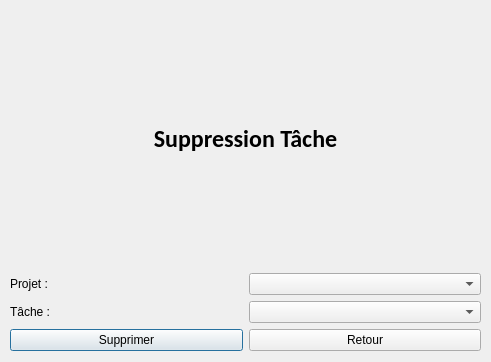
<?xml version="1.0" encoding="UTF-8"?>
<ui version="4.0">
 <class>SuppressionTache</class>
 <widget class="QDialog" name="SuppressionTache">
  <property name="windowModality">
   <enum>Qt::WindowModal</enum>
  </property>
  <property name="geometry">
   <rect>
    <x>0</x>
    <y>0</y>
    <width>491</width>
    <height>362</height>
   </rect>
  </property>
  <property name="windowTitle">
   <string>Suppression tache</string>
  </property>
  <widget class="QWidget" name="verticalLayoutWidget">
   <property name="geometry">
    <rect>
     <x>10</x>
     <y>10</y>
     <width>471</width>
     <height>341</height>
    </rect>
   </property>
   <layout class="QVBoxLayout" name="verticalLayout">
    <item>
     <widget class="QLabel" name="label">
      <property name="font">
       <font>
        <family>Calibri</family>
        <pointsize>18</pointsize>
        <weight>75</weight>
        <bold>true</bold>
        <underline>false</underline>
       </font>
      </property>
      <property name="text">
       <string>Suppression Tâche</string>
      </property>
      <property name="alignment">
       <set>Qt::AlignCenter</set>
      </property>
     </widget>
    </item>
    <item>
     <layout class="QVBoxLayout" name="verticalLayout_2">
      <item>
       <layout class="QHBoxLayout" name="horizontalLayout">
        <item>
         <widget class="QLabel" name="label_3">
          <property name="text">
           <string>Projet :</string>
          </property>
         </widget>
        </item>
        <item>
         <widget class="QComboBox" name="comboBoxProjet"/>
        </item>
       </layout>
      </item>
      <item>
       <layout class="QHBoxLayout" name="horizontalLayout_2">
        <item>
         <widget class="QLabel" name="label_4">
          <property name="text">
           <string>Tâche :</string>
          </property>
         </widget>
        </item>
        <item>
         <widget class="QComboBox" name="comboBoxTache"/>
        </item>
       </layout>
      </item>
     </layout>
    </item>
    <item>
     <layout class="QHBoxLayout" name="horizontalLayout_5">
      <item>
       <widget class="QPushButton" name="pushButtonValider">
        <property name="text">
         <string>Supprimer</string>
        </property>
       </widget>
      </item>
      <item>
       <widget class="QPushButton" name="pushButtonAnnuler">
        <property name="text">
         <string>Retour</string>
        </property>
       </widget>
      </item>
     </layout>
    </item>
   </layout>
  </widget>
 </widget>
 <resources/>
 <connections/>
</ui>
